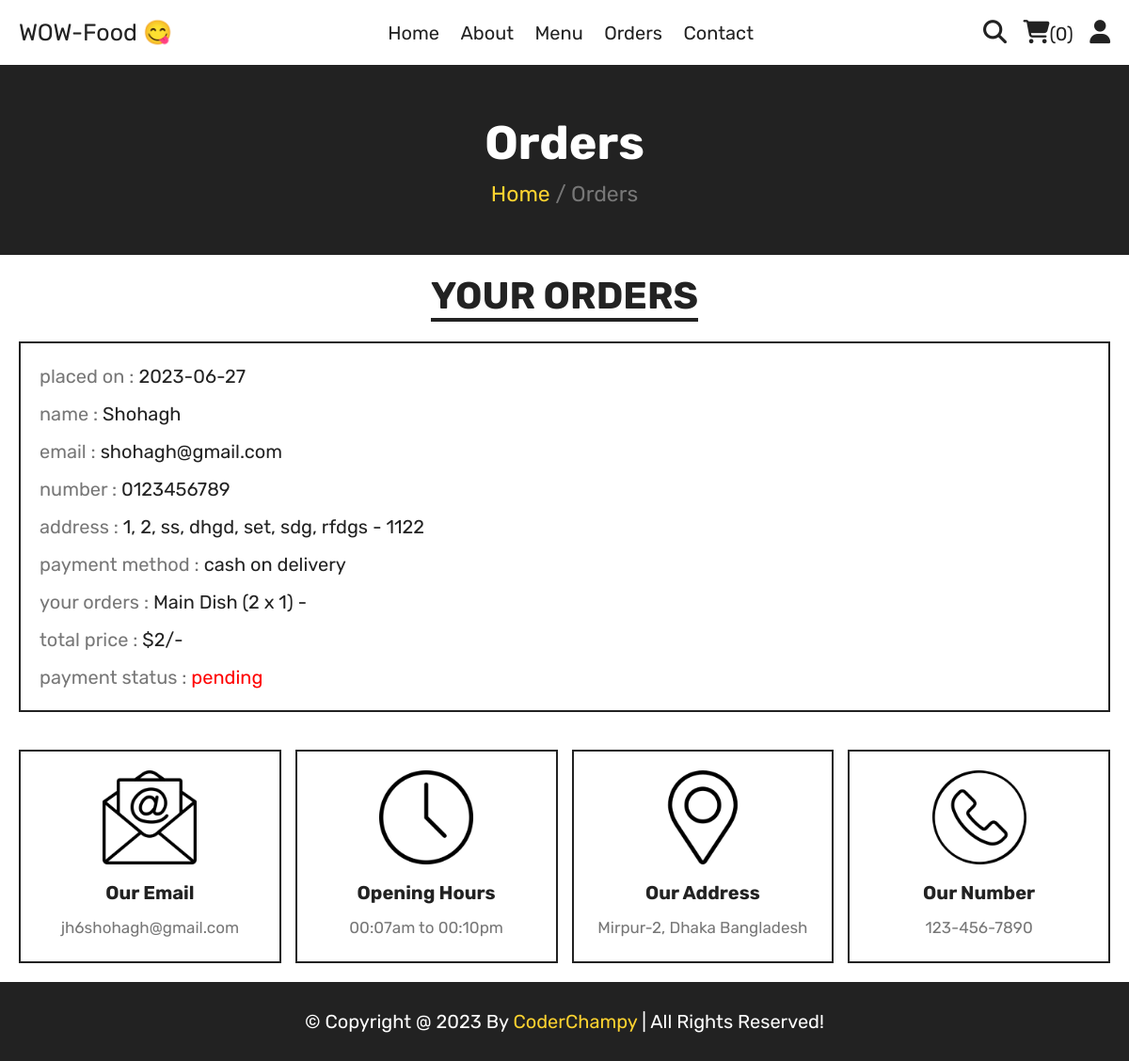
Screenshot of /orders.php (signed in) with the database file from the repository.
### tables this page shows
CREATE TABLE `orders` (
  `id` int(100) NOT NULL,
  `user_id` int(100) NOT NULL,
  `name` varchar(20) NOT NULL,
  `number` varchar(10) NOT NULL,
  `email` varchar(50) NOT NULL,
  `method` varchar(50) NOT NULL,
  `address` varchar(500) NOT NULL,
  `total_products` varchar(1000) NOT NULL,
  `total_price` int(100) NOT NULL,
  `placed_on` date NOT NULL DEFAULT current_timestamp(),
  `payment_status` varchar(20) NOT NULL DEFAULT 'pending'
);

### orders.php (the view, shortened to what this page needs)
<?php
include 'components/connect.php';
if(isset($_SESSION['user_id'])){
   $user_id = $_SESSION['user_id'];
}else{
   $user_id = '';
   header('location:index.php');
};
?>
<!DOCTYPE html>
<html lang="en">
<head>
   <link rel="stylesheet" href="https://cdnjs.cloudflare.com/ajax/libs/font-awesome/6.1.1/css/all.min.css">
   <link rel="stylesheet" href="css/style.css">
</head>
<body>
<?php include 'components/user_header.php'; ?>
<div class="heading">
   <h3>orders</h3>
   <p><a href="index.php">Home</a> <span> / Orders</span></p>
</div>
<section class="orders">
   <h1 class="title">your orders</h1>
   <div class="box-container">
   <?php
      if($user_id == ''){
         echo '<p class="empty">please login to see your orders</p>';
      }else{
         $select_orders = $conn->prepare("SELECT * FROM `orders` WHERE user_id = ?");
         $select_orders->execute([$user_id]);
         if($select_orders->rowCount() > 0){
            while($fetch_orders = $select_orders->fetch(PDO::FETCH_ASSOC)){
   ?>
   <div class="box">
      <p>placed on : <span><?= $fetch_orders['placed_on']; ?></span></p>
      <p>name : <span><?= $fetch_orders['name']; ?></span></p>
      <p>email : <span><?= $fetch_orders['email']; ?></span></p>
      <p>number : <span><?= $fetch_orders['number']; ?></span></p>
      <p>address : <span><?= $fetch_orders['address']; ?></span></p>
      <p>payment method : <span><?= $fetch_orders['method']; ?></span></p>
      <p>your orders : <span><?= $fetch_orders['total_products']; ?></span></p>
      <p>total price : <span>$<?= $fetch_orders['total_price']; ?>/-</span></p>
      <p> payment status : <span style="color:<?php if($fetch_orders['payment_status'] == 'pending'){ echo 'red'; }else{ echo 'green'; }; ?>"><?= $fetch_orders['payment_status']; ?></span> </p>
   </div>
   <?php
      }
      }else{
         echo '<p class="empty">no orders placed yet!</p>';
      }
      }
   ?>
   </div>
</section>
<?php include 'components/footer.php'; ?>
</body>
</html>

### css/style.css (style rules this page uses)
:root { --yellow:#fed330; --red:#e74c3c; --white:#fff; --black:#222; --light-color:#777; --border:.2rem solid var(--black); }
* { font-family: 'Rubik', sans-serif; margin:0; padding:0; box-sizing: border-box; outline: none; border: none; text-decoration: none; }
html { font-size: 62.5%; overflow-x: hidden; scroll-behavior: smooth; stop-opacity: 7rem; }
section { margin:0 auto; max-width: 1200px; padding:2rem; }
.title { text-align: center; margin-bottom: 2.5rem; font-size: 4rem; color:var(--black); text-transform: uppercase; text-decoration: underline; text-underline-offset: 1rem; }
.heading { display: flex; align-items: center; justify-content: center; gap:1rem; flex-flow: column; background-color: var(--black); min-height: 20rem; }
.heading h3 { font-size: 5rem; color:var(--white); text-transform: capitalize; }
.heading p { font-size: 2.3rem; color:var(--light-color); }
.heading p a { color:var(--yellow); }
.orders .box-container { display: flex; flex-wrap: wrap; gap:1.5rem; align-items: flex-start; }
.orders .box-container .box { padding:1rem 2rem; border:var(--border); flex:1 1 40rem; }
.orders .box-container .box p { line-height: 1.5; margin:1rem 0; font-size: 2rem; color:var(--light-color); }
.orders .box-container .box p span { color:var(--black); }

### rows the page displays
orders: placed_on "2023-06-27", name "Shohagh", email "shohagh@gmail.com", number "0123456789", address "1, 2, ss, dhgd, set, sdg, rfdgs - 1122", method "cash on delivery", total_products "Main Dish (2 x 1) -", total_price "2", payment_status "pending"

### other values shown
$total_cart_items "0"
